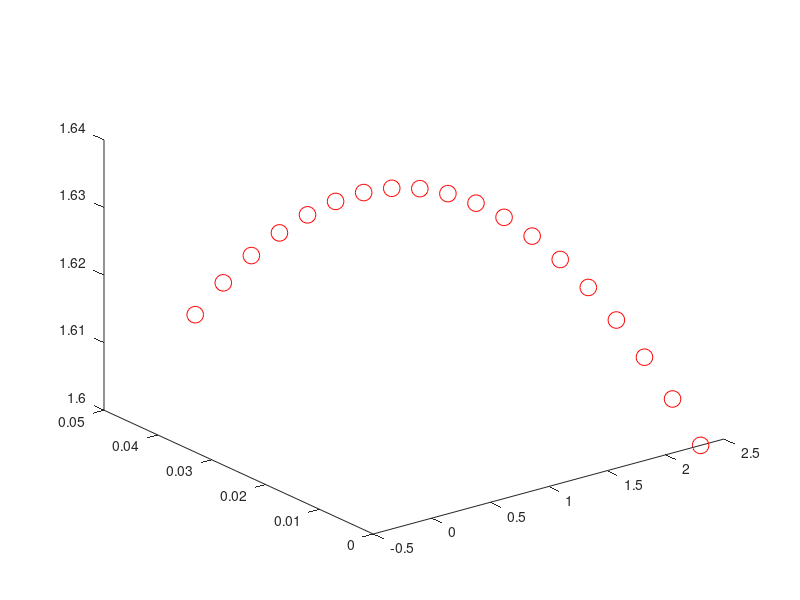

Reproduce this figure in MATLAB. (Note: this script raises an error after producing the figure.)
%% Définition des paramètres
g = 9.81; % m/s^2
x0 = 0;
y0 = 1.6; % m
z0 = 2.3; % règle fléchette
v0 = 16; % m/s
theta = 3; % degrès
phi = 1; % degrès
deltat = 1/120; % Fréquence des caméras
t = 0:deltat:0.15;

F = 0;
m = 23e-3;

%% Modélisation
x = x0 + v0*t*cos(theta*2*pi()/360)*sin(phi*2*pi()/360); 
y = v0*t*sin(theta*2*pi()/360)-(1/2)*g*(t.^2)+y0;
z = z0 - v0*t*cos(theta*2*pi()/360)*cos(phi*2*pi()/360);

%% Récupération de la liste de points
T = [z;x;y];
s = size(T);
%figure
plot3(z,x,y,'or','MarkerSize',12);
hold on

% Reconstruction
%[zp,yp] = Euler2emeordre(z,y,deltat,F,m,g,t);
lip = [];
mlip = [3;0.5];
for k = round(length(t)/10):length(t) % boucle qui reproduit les différents temps de mesure
    "Nouvelle boucle";
    Tk = [z(1:k);x(1:k);y(1:k)] % Liste des mesures
    zk = [Tk(1,1); Tk(2,1); Tk(3,1); ((Tk(1,2)-Tk(1,1))/deltat); ((Tk(2,2)-Tk(2,1))/deltat); ((Tk(3,2)-Tk(3,1))/deltat)+0.04]; % Prédiction voulue au départ = conditions initiales
    Gzk = cov(zk)*10;
    uk = [0; 0; 0; 0; 0; 0]; % Entrée du système (pour l'instant aucune force extérieures
    Ak = [1 0 0 deltat 0 0; 0 1 0 0 deltat 0; 0 0 1 0 0 deltat*(1-(1/2)*9.81);0 0 0 1 0 0; 0 0 0 0 1 0; 0 0 0 0 0 1]; % Matrice de passage entre l'état actuel et l'état suivant
    Galphak = [0.0015 0 0 0 0 0; 0 0.0015 0 0 0 0; 0 0 0.0015 0 0 0; 0 0 0 0 0 0; 0 0 0 0 0 0; 0 0 0 0 0 0]; % Précision de la caméra
    yk = Tk + 0.0005*randn(size(Tk));
    Ck = [1 0 0 0 0 0; 0 1 0 0 0 0; 0 0 1 0 0 0]; % On ne mesure que les positions
    Gbetak = [0 0 0; 0 0 0; 0 0 0]; % on autorise une erreur de 5 millimètres selon les deux axes, sinon on a peu de prédiction
    [zk,Gzk,zkup,Gzkup] = testKalman(zk,Gzk,uk,yk,Galphak,Gbetak,Ak,Ck);
    "sortie";
    % ykpr = zk;
    % Gpr = Gzk;
    for j = k:length(t)-1 % Création d'une trajectoire simulée
        yc = zkup(6,1)*t(j+1:length(t))-(1/2)*g*(t(j+1:length(t)).^2) + yk(3,1);
        zc = yk(1,1) + zkup(4,1)*t(j+1:length(t));
        xc = yk(2,1) + zkup(5,1)*t(j+1:length(t));
        %plot3(zc,xc,yc,':');
        new_y = [zc; xc; yc];
        yk = [yk new_y]; % Définition de la trajectoire simulée comme la mesure
        zk = [zkup zk(:,j)];
        [zk,Gzk,zkup,Gzkup] = testKalman(zk,Gzk,uk,yk(:,1:length(zk(1,:))),Galphak,Gbetak,Ak,Ck)
    end    
    plot3(zkup(1,:),zkup(2,:),zkup(3,:),'--');

%% Récupération des points d'impact
    for i = 2:length(zkup)
        if ((zkup(1,i-1)>0) && (zkup(1,i)<0))
            ay = (zkup(3,i)-zkup(3,i-1))/(zkup(1,i)-zkup(1,i-1));
            by = zkup(3,i-1) - ay*zkup(1,i-1);
            ax = (zkup(2,i)-zkup(2,i-1))/(zkup(1,i)-zkup(1,i-1));
            bx = zkup(2,i-1) - ax*zkup(1,i-1);
            ip = [bx; by]
            if k == round(length(t)/10)
                lip = [lip ip];
            elseif ip(1)>=0.95*mlip(1) && ip(1)<=1.05*mlip(1) && i>2 && ip(2)>=0.95*mlip(2) && ip(2)<=1.05*mlip(2) % j'enlève les valeurs abérantes
                lip = [lip ip];
            end
            mlip = [mean(lip(1,:)); mean(lip(2,:))];
        end
    end
end

hold off
%axis([0 z0 -0.5 0.5 0 2]);
grid on
xlabel('z(t)')
ylabel('x(t)')
zlabel('y(t)')